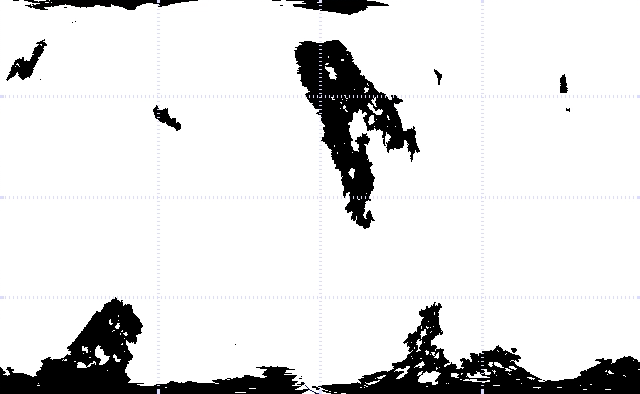
#> input picture chmap/coronal_holes/tracking/data/example_frame.png, 640 x 394 px, found by its file name
$ python classification.py
#> lines starting #> are read from the running program, lines starting #| are printed output that depends on the picture
"""Classify coronal holes based on pixel proximity on a sphere.
Input: Greyscale image.
Output: list of contours and their attributes: coronal hole centroid, area, tilt, bounding box, etc ...

Last modified: June 7th, 2021 (Opal)
"""

import cv2
from chmap.coronal_holes.tracking.src.dilation import latitude_weighted_dilation, find_contours, \
    get_list_of_contours_from_rbg, uniform_dilation_in_latitude
from chmap.coronal_holes.tracking.src.periodicity import prune_coronal_hole_list
from chmap.maps.util.map_manip import MapMesh
import matplotlib.pyplot as plt


# [90 lines left out: function classify_grey_scaled_image, not called in this run]


if __name__ == "__main__":
    import numpy as np
    from chmap.coronal_holes.tracking.src import generate_ch_color
    from chmap.coronal_holes.tracking.tools.plots import plot_coronal_hole

    # read in an example image
    image = cv2.imread("data/example_frame.png")
#> image is the input picture: shape (394, 640, 3); mean B, G, R 224.9, 224.7, 224.7

    # example image dimensions.
    n_t, n_p, color_dim = np.shape(image)
#> n_t = 394; n_p = 640; color_dim = 3
    p = np.linspace(0, 2 * np.pi, n_p)
#> p = 640 values from 0 to 6.28
    t = np.pi / 2 + np.arcsin(np.linspace(-1, 1, n_t))
#> t = 394 values from 0 to 3.14

    # force grey scale
    image_grey = (255 - cv2.cvtColor(image, cv2.COLOR_BGR2GRAY))/255
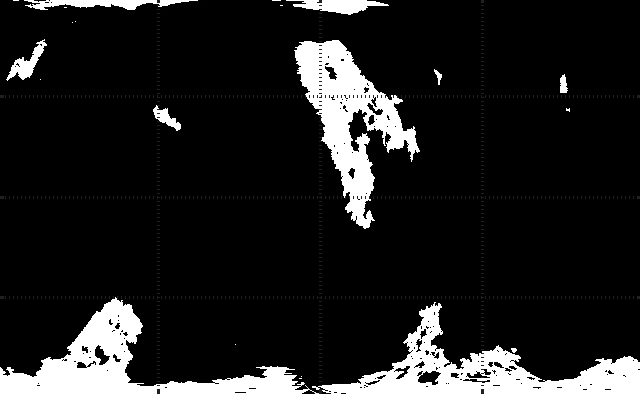
#> image_grey: shape (394, 640) float64; min 0, max 1, mean 0.119

    # get list of contours.
#> (the run stopped early here; a loop or call above may not have finished)
